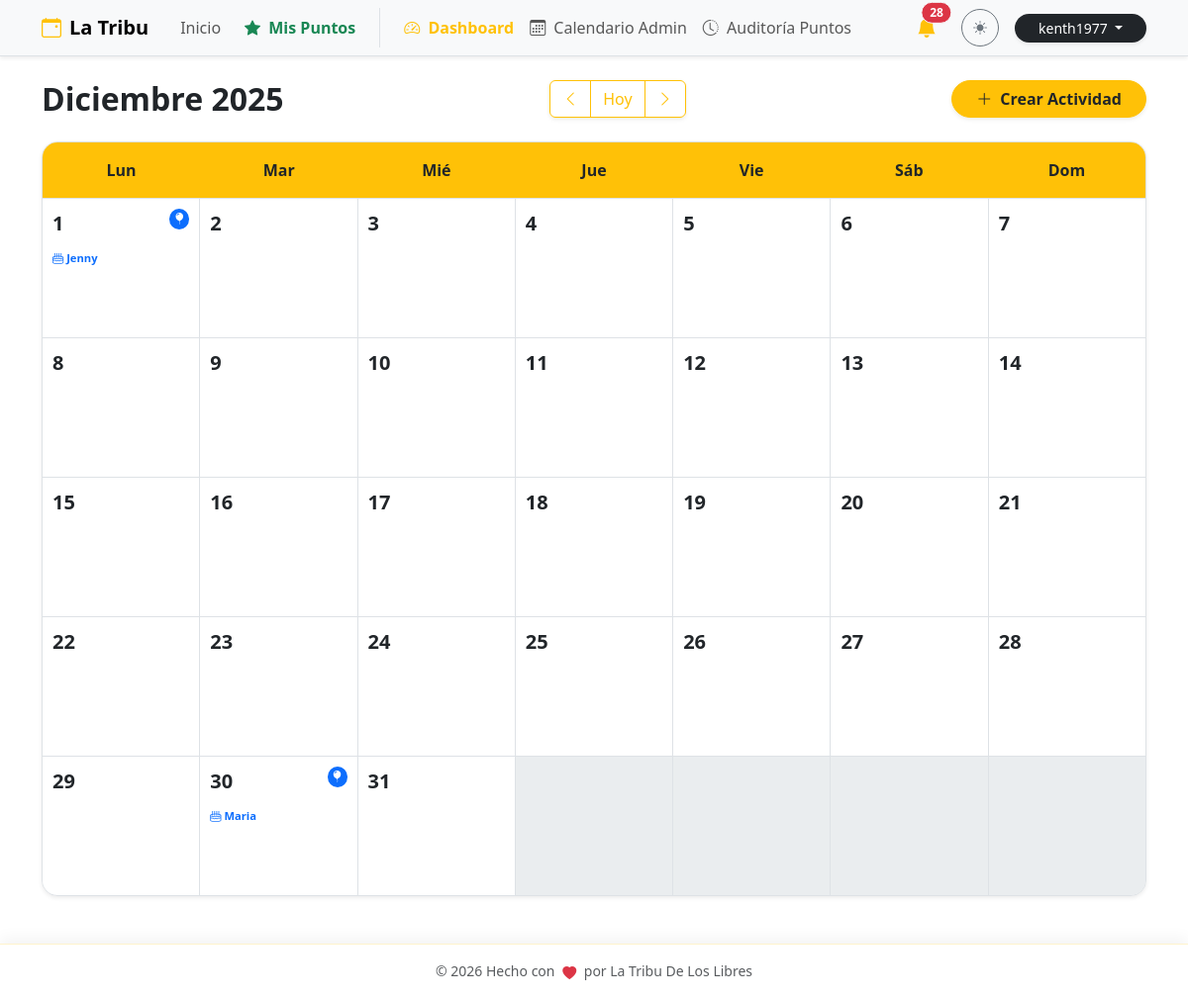
Before: /admin/calendar (signed in) with the older database file.
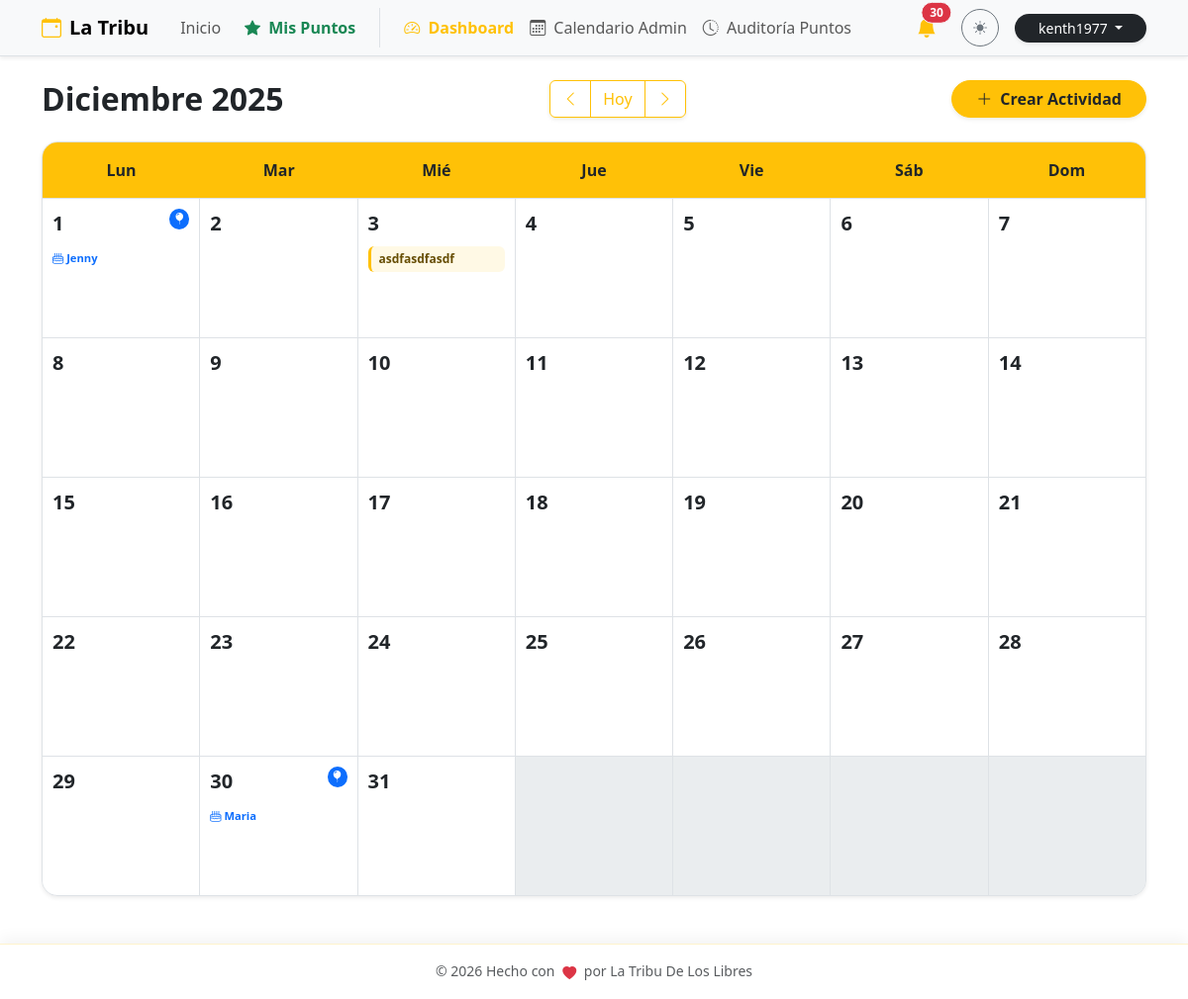
After: the same page with the newer database file.
### db.py (models this page shows)
class Member(db.Model):
    __tablename__ = 'member'
    id = db.Column(db.Integer, primary_key=True)
    pin = db.Column(db.String(6), unique=True, nullable=False)
    nombre = db.Column(db.String(100), nullable=False)
    apellido1 = db.Column(db.String(100), nullable=False)
    apellido2 = db.Column(db.String(100))
    telefono = db.Column(db.String(20))
    birth_date = db.Column(db.Date)
    puntos_totales = db.Column(db.Integer, default=0)
    ultimo_regalo_bday = db.Column(db.Integer, default=0) # Año del último regalo
    bookings = db.relationship('Booking', backref='member', lazy=True)
    logs = db.relationship('PointLog', backref='member', lazy=True)

class Event(db.Model):
    __tablename__ = 'event'
    id = db.Column(db.Integer, primary_key=True)
    title = db.Column(db.String(100), nullable=False)
    flyer = db.Column(db.String(120)) # Nombre del archivo de imagen
    currency = db.Column(db.String(5), default='¢')
    price = db.Column(db.Float, nullable=False)
    reservation_fee = db.Column(db.String(50)) # Texto libre ej: "5000 colones"
    points_reward = db.Column(db.Integer, default=10) # Puntos que otorga
    activity_type = db.Column(db.String(50)) # Caminata, Camping, etc.
    difficulty = db.Column(db.String(50))
    distance = db.Column(db.String(50))
    duration_days = db.Column(db.Integer, default=1)
    event_date = db.Column(db.Date, nullable=False)
    end_date = db.Column(db.Date) # Para eventos de varios días
    departure_point = db.Column(db.String(150))
    departure_time = db.Column(db.String(20))
    pickup_point = db.Column(db.String(200))
    capacity = db.Column(db.Integer, default=0)
    description = db.Column(db.Text)
    status = db.Column(db.String(20), default='Activa') # Activa, Suspendido, Se Traslado
    moved_date = db.Column(db.Date) # Nueva fecha si se traslada
    bookings = db.relationship('Booking', backref='event', lazy=True, cascade="all, delete-orphan")

### app.py (the view)
@calendar_bp.route('/admin/calendar')
@login_required
def view():
    year = request.args.get('year', datetime.now().year, type=int)
    month = request.args.get('month', datetime.now().month, type=int)
    if month > 12: month = 1; year += 1
    elif month < 1: month = 12; year -= 1
    cal = calendar.Calendar(firstweekday=0)
    weeks = cal.monthdayscalendar(year, month)
    events = Event.query.all()
    monthly_birthdays = Member.query.filter(extract('month', Member.birth_date) == month).all()
    return render_template('calendar.html',
                           weeks=weeks, year=year, month=month,
                           month_name=MESES_ES[month],
                           events=events,
                           monthly_birthdays=monthly_birthdays)

### app.py (called while the page is built)
@login_manager.user_loader
def load_user(user_id):
    try:
        return User.query.get(int(user_id))
    except (TypeError, ValueError, Exception):
        return None

@app.before_request
def force_https():
    if request.headers.get('X-Forwarded-Proto') == 'http':
        url = request.url.replace('http://', 'https://', 1)
        return redirect(url, code=301)

### templates/calendar.html (shortened to what this page needs)
{% extends "base.html" %}
{% block content %}
<div class="d-flex flex-column flex-md-row justify-content-between align-items-center mb-4 gap-3 animate__animated animate__fadeIn">
    <h2 class="mb-0 fw-bold">{{ month_name }} {{ year }}</h2>
    <div class="btn-group shadow-sm">
        <a href="{{ url_for('calendar_view.view', year=year, month=month-1) }}" class="btn btn-outline-warning">
            <i class="bi bi-chevron-left"></i>
        </a>
        <a href="{{ url_for('calendar_view.view') }}" class="btn btn-outline-warning">Hoy</a>
        <a href="{{ url_for('calendar_view.view', year=year, month=month+1) }}" class="btn btn-outline-warning">
            <i class="bi bi-chevron-right"></i>
        </a>
    </div>
    <button class="btn btn-warning fw-bold shadow-sm text-dark px-4 rounded-pill" data-bs-toggle="modal" data-bs-target="#addEventModal">
        <i class="bi bi-plus-lg me-2"></i>Crear Actividad
    </button>
</div>
<div class="calendar-wrapper shadow-sm rounded-4 overflow-hidden border bg-white">
    <div class="calendar-header-grid bg-warning text-dark py-3 fw-bold border-bottom text-center">
        <div>Lun</div>
        <div>Mar</div>
        <div>Mié</div>
        <div>Jue</div>
        <div>Vie</div>
        <div>Sáb</div>
        <div>Dom</div>
    </div>
    <div class="calendar-days-grid">
        {% for week in weeks %}
            {% for day in week %}
                <div class="calendar-cell {% if day == 0 %}empty bg-light bg-opacity-50{% else %}clickable-cell{% endif %}"
                     {% if day != 0 %}onclick="openAddModal({{ day }})"{% endif %}>
                    {% if day != 0 %}
                        <div class="d-flex justify-content-between align-items-start mb-2">
                            <span class="day-number fw-bold fs-5">{{ day }}</span>
                            {% set day_birthdays = [] %}
                            {% for mb in monthly_birthdays %}
                                {% if mb.birth_date.day == day %}
                                    {% set _ = day_birthdays.append(mb) %}
                                {% endif %}
                            {% endfor %}
                            {% if day_birthdays %}
                                <span class="badge bg-primary rounded-circle p-1" title="Cumpleaños: {{ day_birthdays|length }}">
                                    <i class="bi bi-balloon-fill"></i>
                                </span>
                            {% endif %}
                        </div>
                        <div class="event-stack">
                            {% for event in events %}
                                {% if event.event_date.day == day and event.event_date.month == month and event.event_date.year == year %}
                                    <div class="event-pill {{ 'bg-warning text-dark border-warning' if event.status == 'Se Traslado' else 'bg-warning bg-opacity-10 text-warning-emphasis border-warning' }}"
                                         title="{{ event.title }}">
                                        <span class="text-truncate">{{ event.title }}</span>
                                    </div>
                                {% endif %}
                            {% endfor %}
                            {% for bday_person in day_birthdays %}
                                <div class="x-small text-primary fw-bold mt-1">
                                    <i class="bi bi-cake2"></i> {{ bday_person.nombre }}
                                </div>
                            {% endfor %}
                        </div>
                    {% endif %}
                </div>
            {% endfor %}
        {% endfor %}
    </div>
</div>
{% endblock %}

### templates/base.html (shortened to what the changed rows need)
<!DOCTYPE html>
<html lang="es" data-bs-theme="light">
<head>
    <link href="https://cdn.jsdelivr.net/npm/bootstrap@5.3.2/dist/css/bootstrap.min.css" rel="stylesheet">
    <link rel="stylesheet" href="https://cdn.jsdelivr.net/npm/bootstrap-icons@1.11.1/font/bootstrap-icons.css">
    <link rel="stylesheet" href="https://cdnjs.cloudflare.com/ajax/libs/animate.css/4.1.1/animate.min.css"/>
</head>
<body>
    <nav class="navbar navbar-expand-lg bg-body-tertiary border-bottom sticky-top shadow-sm">
        <div class="container">
            <div class="collapse navbar-collapse" id="navbarNav">
                <div class="d-flex align-items-center gap-3 mt-3 mt-lg-0">
                    {% if current_user.is_authenticated and current_user.is_superuser %}
                    <div class="dropdown">
                        <button class="btn btn-link position-relative text-dark p-0 me-2" type="button" data-bs-toggle="dropdown" aria-expanded="false">
                            <i class="bi bi-bell-fill fs-5 text-warning"></i>
                            {% if admin_unread_count > 0 %}
                            <span class="position-absolute top-0 start-100 translate-middle badge rounded-pill bg-danger border border-light animate__animated animate__pulse animate__infinite">
                                {{ admin_unread_count }}
                            </span>
                            {% endif %}
                        </button>
                    </div>
                    {% endif %}
                </div>
            </div>
        </div>
    </nav>
    <main class="container py-4">
        {% block content %}{% endblock %}
    </main>
</body>
</html>

Changed rows visible on the page:
added Event: title "asdfasdfasdf"
Other visible differences:
{{ admin_unread_count }}: "28" → "30"
